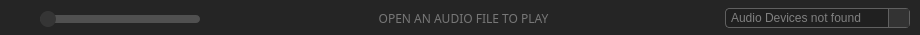
    <widget class="QFrame" name="audio_frame">
     <property name="geometry">
      <rect>
       <x>40</x>
       <y>448</y>
       <width>920</width>
       <height>35</height>
      </rect>
     </property>
     <property name="styleSheet">
      <string notr="true">background: #252525;
border-radius: 10</string>
     </property>
     <property name="frameShape">
      <enum>QFrame::StyledPanel</enum>
     </property>
     <property name="frameShadow">
      <enum>QFrame::Raised</enum>
     </property>
     <widget class="QPushButton" name="audio_close_button">
      <property name="enabled">
       <bool>true</bool>
      </property>
      <property name="geometry">
       <rect>
        <x>10</x>
        <y>10</y>
        <width>16</width>
        <height>16</height>
       </rect>
      </property>
      <property name="font">
       <font>
        <family>IBM Plex Sans Medium</family>
        <pointsize>9</pointsize>
        <weight>50</weight>
        <italic>false</italic>
        <bold>false</bold>
       </font>
      </property>
      <property name="layoutDirection">
       <enum>Qt::LeftToRight</enum>
      </property>
      <property name="styleSheet">
       <string notr="true">QPushButton {
    image: url(img/close.png);
        color: #454545;
        border: none;
        border-radius: 5px;
    }
    QPushButton:hover {
    image: url(img/close_on.png);
    background-repeat: no-repeat;
        background-color: #202020;
		color: #202020;
    }
    QPushButton:pressed {
        background-color: #FFFFFF;
        border-style: inset;
    }</string>
      </property>
      <property name="text">
       <string/>
      </property>
      <property name="iconSize">
       <size>
        <width>16</width>
        <height>16</height>
       </size>
      </property>
     </widget>
     <widget class="QComboBox" name="audio_output_combo_box">
      <property name="enabled">
       <bool>true</bool>
      </property>
      <property name="geometry">
       <rect>
        <x>725</x>
        <y>8</y>
        <width>185</width>
        <height>20</height>
       </rect>
      </property>
      <property name="styleSheet">
       <string notr="true">QComboBox {
    background-color: #202020;
    color: grey;
    border: 1px solid #606060;
    border-radius: 4px;
    padding: 2px;
	padding-left:5px;
}

QComboBox::drop-down {
    subcontrol-origin: padding;
    subcontrol-position: top right;
    width: 20px;
    border-left-width: 1px;
    border-left-color: #606060;
    border-left-style: solid;
    background: #333333;
}

QComboBox::drop-down::hover {
    background: #404040;
}

QComboBox::drop-down::pressed {
    background: #505050;
}


QComboBox::down-arrow {
    image: url(img/arrow2.png);
    width: 10px;
}

QComboBox QAbstractItemView {
	border-radius:0;
    border-bottom-right-radius: 2px;
    border-bottom-left-radius: 2px;
    background: #303030;
    border: 1px solid #404040;
    padding: 4px 4px 4px 4px;
    color: grey;
}

QComboBox:disabled  {
    background-color:  transparent;
    color: #505050;
    border: 1px solid #404040;
    border-radius: 4px;
    padding: 2px;
	padding-left:5px;
}

QComboBox::drop-down::disabled  {
    subcontrol-origin: padding;
    subcontrol-position: top right;
    width: 20px;
    border-left-width: 1px;
    border-left-color: #404040;
    border-left-style: solid;
    background: transparent;
}

QComboBox::down-arrow::disabled {
    image: url(img/arrow_disable.png);
    width: 10px;
}
</string>
      </property>
      <item>
       <property name="text">
        <string>Audio Devices not found</string>
       </property>
      </item>
     </widget>
     <widget class="QSlider" name="audio_slider">
      <property name="enabled">
       <bool>true</bool>
      </property>
      <property name="geometry">
       <rect>
        <x>40</x>
        <y>9</y>
        <width>160</width>
        <height>20</height>
       </rect>
      </property>
      <property name="styleSheet">
       <string notr="true"> QSlider {
        background-color: transparent;
    }

    QSlider::groove:horizontal {
        height: 8px;
        border-radius: 4px;
        background-color: #505050;
    }

    QSlider::groove:horizontal:hover {
        background-color: #777777;
    }

    QSlider::groove:horizontal:active {
        background-color: #777777;
    }

    QSlider::handle:horizontal {
        width: 16px;
        height: 16px;
        border-radius: 8px;
        background-color: #353535;
        margin: -4px 0;
    }

    QSlider::handle:horizontal:hover {
        background-color: #36BD74;
    }

    QSlider::handle:horizontal:active {
        background-color: #36BD74;
    }

QSlider:disabled {
        background-color: transparent;
        color: #202020;
    }

    QSlider::groove:horizontal:disabled {
        height: 8px;
        border-radius: 4px;
        background-color: #303030;
    }

QSlider::groove:horizontal:disabled:hover {
    background-color: #777777;
}
</string>
      </property>
      <property name="orientation">
       <enum>Qt::Horizontal</enum>
      </property>
     </widget>
     <widget class="QPushButton" name="audio_open_button">
      <property name="enabled">
       <bool>true</bool>
      </property>
      <property name="geometry">
       <rect>
        <x>209</x>
        <y>7</y>
        <width>505</width>
        <height>22</height>
       </rect>
      </property>
      <property name="font">
       <font>
        <family>IBM Plex Sans Medium</family>
        <pointsize>9</pointsize>
        <weight>50</weight>
        <italic>false</italic>
        <bold>false</bold>
       </font>
      </property>
      <property name="styleSheet">
       <string notr="true">QPushButton {
        background-color: transparent;
        color: #777777;
        border: none;
        border-radius: 2px;
		text-align: center;
		padding:0px 0px 0px 4px;
}

QPushButton:hover {
	    background-color: transparent;
       	color: #999999;
    }

QPushButton:pressed {
        background-color: transparent;
		color:#AAAAAA;
        border-style: inset;
    }

QPushButton:disabled {
        color: #606060;
    }</string>
      </property>
      <property name="text">
       <string>OPEN AN AUDIO FILE TO PLAY</string>
      </property>
     </widget>
    </widget>
